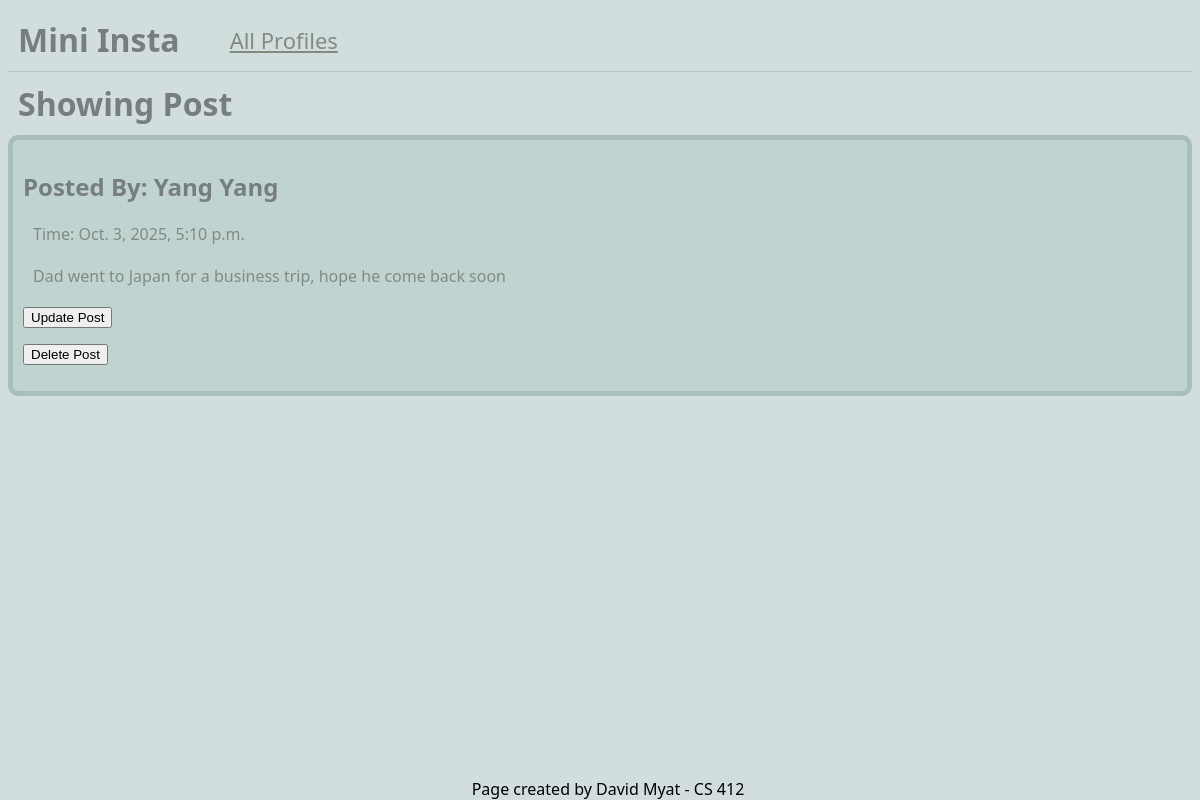
Page /mini_insta/post/14/ on the committed database.
### mini_insta/models.py (models this page shows, shortened)
class Post(models.Model):
    profile = models.ForeignKey(Profile, on_delete=models.CASCADE)
    timestamp = models.DateTimeField(auto_now_add=True)
    caption = models.TextField(blank=True)
    def get_all_photos(self):
        photos = Photo.objects.filter(post=self).order_by("timestamp")
        return photos

class Profile(models.Model):
    username = models.CharField(max_length=50)
    display_name = models.CharField(max_length=50)
    profile_image_url = models.URLField(blank=True)
    bio_text = models.TextField(blank=True)
    join_date = models.DateTimeField(auto_now_add=True)

### mini_insta/views.py (the view)
# urls.py: path("post/<int:pk>/", PostDetailView.as_view(), name="show_post"),
class PostDetailView(DetailView):
    model = Post
    template_name = "mini_insta/show_post.html"
    context_object_name = "post"

### mini_insta/templates/mini_insta/show_post.html (shortened to what this page needs)
{% extends 'mini_insta/base.html' %}
{% block content %}
<h1>Showing Post</h1>
<article>
    <div class="post_container">
        <h2> Posted By: {{ post.profile.display_name }}</h2>
        <p> Time: {{ post.timestamp }}</p>
        <p>{{ post.caption }}</p>
        <div>
            <form action="{% url 'update_post' post.pk %}" method="GET">
                <button type="submit">Update Post</button>
            </form>
            <form action="{% url 'delete_post' post.pk %}" method="GET">
                <button type="submit">Delete Post</button>
            </form>
        </div>
    </div>
</article>
{% endblock %}

### static/styles-insta.css (style rules this page uses)
body { background: #d1dedd; font-family:'Segoe UI', Tahoma, Geneva, Verdana, sans-serif; }
h1 { margin: 10px; }
h1, h2, h3 { color: #767f7e; }
p { color: #828b82; }
article p, article h3 { margin: 20px 10px; }
.post_container { background-color: #c0d3d1; padding: 10px; border-radius: 10px; border: 5px solid #a8bfbc; }

### rows in the picture
Post: profile.display_name "Yang Yang", timestamp "Oct. 3, 2025, 5:10 p.m.", caption "Dad went to Japan for a business trip, hope he come back soon"
